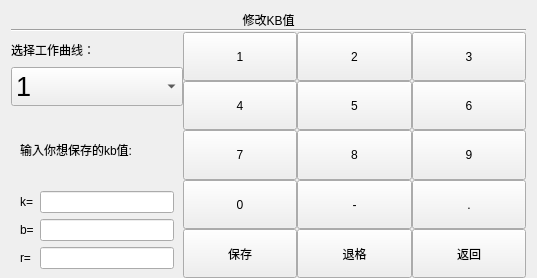
<?xml version="1.0" encoding="UTF-8"?>
<ui version="4.0">
 <class>modify_kb_value</class>
 <widget class="QWidget" name="modify_kb_value">
  <property name="geometry">
   <rect>
    <x>0</x>
    <y>0</y>
    <width>537</width>
    <height>278</height>
   </rect>
  </property>
  <property name="windowTitle">
   <string>Form</string>
  </property>
  <layout class="QGridLayout" name="gridLayout_4">
   <property name="bottomMargin">
    <number>0</number>
   </property>
   <item row="0" column="0">
    <layout class="QVBoxLayout" name="verticalLayout_3" stretch="0,0,1,0">
     <property name="spacing">
      <number>0</number>
     </property>
     <item>
      <widget class="QLabel" name="label">
       <property name="sizePolicy">
        <sizepolicy hsizetype="Preferred" vsizetype="Maximum">
         <horstretch>0</horstretch>
         <verstretch>0</verstretch>
        </sizepolicy>
       </property>
       <property name="text">
        <string>修改KB值</string>
       </property>
       <property name="alignment">
        <set>Qt::AlignCenter</set>
       </property>
      </widget>
     </item>
     <item>
      <widget class="Line" name="line">
       <property name="orientation">
        <enum>Qt::Horizontal</enum>
       </property>
      </widget>
     </item>
     <item>
      <layout class="QHBoxLayout" name="horizontalLayout_2" stretch="1,2">
       <item>
        <layout class="QVBoxLayout" name="verticalLayout_2" stretch="1,1,5">
         <item>
          <widget class="QLabel" name="label_2">
           <property name="sizePolicy">
            <sizepolicy hsizetype="Minimum" vsizetype="Minimum">
             <horstretch>0</horstretch>
             <verstretch>0</verstretch>
            </sizepolicy>
           </property>
           <property name="text">
            <string>选择工作曲线：</string>
           </property>
          </widget>
         </item>
         <item>
          <widget class="QComboBox" name="comboBox">
           <property name="enabled">
            <bool>true</bool>
           </property>
           <property name="sizePolicy">
            <sizepolicy hsizetype="Minimum" vsizetype="Minimum">
             <horstretch>0</horstretch>
             <verstretch>0</verstretch>
            </sizepolicy>
           </property>
           <property name="font">
            <font>
             <pointsize>20</pointsize>
            </font>
           </property>
           <property name="iconSize">
            <size>
             <width>16</width>
             <height>16</height>
            </size>
           </property>
           <item>
            <property name="text">
             <string>1</string>
            </property>
           </item>
           <item>
            <property name="text">
             <string>2</string>
            </property>
           </item>
           <item>
            <property name="text">
             <string>3</string>
            </property>
           </item>
           <item>
            <property name="text">
             <string>4</string>
            </property>
           </item>
           <item>
            <property name="text">
             <string>5</string>
            </property>
           </item>
           <item>
            <property name="text">
             <string>6</string>
            </property>
           </item>
           <item>
            <property name="text">
             <string>7</string>
            </property>
           </item>
           <item>
            <property name="text">
             <string>8</string>
            </property>
           </item>
           <item>
            <property name="text">
             <string>9</string>
            </property>
           </item>
          </widget>
         </item>
         <item>
          <widget class="QWidget" name="widget_kba_display" native="true">
           <layout class="QGridLayout" name="gridLayout_3">
            <item row="0" column="0">
             <layout class="QVBoxLayout" name="verticalLayout">
              <item>
               <widget class="QLabel" name="label_3">
                <property name="sizePolicy">
                 <sizepolicy hsizetype="Minimum" vsizetype="Minimum">
                  <horstretch>0</horstretch>
                  <verstretch>0</verstretch>
                 </sizepolicy>
                </property>
                <property name="text">
                 <string>输入你想保存的kb值:</string>
                </property>
               </widget>
              </item>
              <item>
               <layout class="QGridLayout" name="gridLayout_2">
                <item row="0" column="0">
                 <widget class="QLabel" name="label_k_a0">
                  <property name="sizePolicy">
                   <sizepolicy hsizetype="Maximum" vsizetype="Preferred">
                    <horstretch>0</horstretch>
                    <verstretch>0</verstretch>
                   </sizepolicy>
                  </property>
                  <property name="text">
                   <string>k=</string>
                  </property>
                 </widget>
                </item>
                <item row="0" column="1">
                 <widget class="QLineEdit" name="lineEdit_ka0">
                  <property name="sizePolicy">
                   <sizepolicy hsizetype="Minimum" vsizetype="Minimum">
                    <horstretch>0</horstretch>
                    <verstretch>0</verstretch>
                   </sizepolicy>
                  </property>
                 </widget>
                </item>
                <item row="1" column="0">
                 <widget class="QLabel" name="label_b_a1">
                  <property name="sizePolicy">
                   <sizepolicy hsizetype="Maximum" vsizetype="Preferred">
                    <horstretch>0</horstretch>
                    <verstretch>0</verstretch>
                   </sizepolicy>
                  </property>
                  <property name="text">
                   <string>b=</string>
                  </property>
                 </widget>
                </item>
                <item row="1" column="1">
                 <widget class="QLineEdit" name="lineEdit_ba1">
                  <property name="sizePolicy">
                   <sizepolicy hsizetype="Minimum" vsizetype="Minimum">
                    <horstretch>0</horstretch>
                    <verstretch>0</verstretch>
                   </sizepolicy>
                  </property>
                 </widget>
                </item>
                <item row="2" column="0">
                 <widget class="QLabel" name="label_a2">
                  <property name="text">
                   <string>r=</string>
                  </property>
                 </widget>
                </item>
                <item row="2" column="1">
                 <widget class="QLineEdit" name="lineEdit_a2">
                  <property name="sizePolicy">
                   <sizepolicy hsizetype="Minimum" vsizetype="Minimum">
                    <horstretch>0</horstretch>
                    <verstretch>0</verstretch>
                   </sizepolicy>
                  </property>
                 </widget>
                </item>
               </layout>
              </item>
             </layout>
            </item>
           </layout>
          </widget>
         </item>
        </layout>
       </item>
       <item>
        <layout class="QGridLayout" name="gridLayout">
         <property name="spacing">
          <number>0</number>
         </property>
         <item row="0" column="2">
          <widget class="QPushButton" name="b_3">
           <property name="sizePolicy">
            <sizepolicy hsizetype="Minimum" vsizetype="Minimum">
             <horstretch>0</horstretch>
             <verstretch>0</verstretch>
            </sizepolicy>
           </property>
           <property name="text">
            <string>3</string>
           </property>
          </widget>
         </item>
         <item row="1" column="0">
          <widget class="QPushButton" name="b_4">
           <property name="sizePolicy">
            <sizepolicy hsizetype="Minimum" vsizetype="Minimum">
             <horstretch>0</horstretch>
             <verstretch>0</verstretch>
            </sizepolicy>
           </property>
           <property name="text">
            <string>4</string>
           </property>
          </widget>
         </item>
         <item row="1" column="1">
          <widget class="QPushButton" name="b_5">
           <property name="sizePolicy">
            <sizepolicy hsizetype="Minimum" vsizetype="Minimum">
             <horstretch>0</horstretch>
             <verstretch>0</verstretch>
            </sizepolicy>
           </property>
           <property name="text">
            <string>5</string>
           </property>
          </widget>
         </item>
         <item row="0" column="0">
          <widget class="QPushButton" name="b_1">
           <property name="sizePolicy">
            <sizepolicy hsizetype="Minimum" vsizetype="Minimum">
             <horstretch>0</horstretch>
             <verstretch>0</verstretch>
            </sizepolicy>
           </property>
           <property name="text">
            <string>1</string>
           </property>
          </widget>
         </item>
         <item row="0" column="1">
          <widget class="QPushButton" name="b_2">
           <property name="sizePolicy">
            <sizepolicy hsizetype="Minimum" vsizetype="Minimum">
             <horstretch>0</horstretch>
             <verstretch>0</verstretch>
            </sizepolicy>
           </property>
           <property name="text">
            <string>2</string>
           </property>
          </widget>
         </item>
         <item row="1" column="2">
          <widget class="QPushButton" name="b_6">
           <property name="sizePolicy">
            <sizepolicy hsizetype="Minimum" vsizetype="Minimum">
             <horstretch>0</horstretch>
             <verstretch>0</verstretch>
            </sizepolicy>
           </property>
           <property name="text">
            <string>6</string>
           </property>
          </widget>
         </item>
         <item row="2" column="0">
          <widget class="QPushButton" name="b_7">
           <property name="sizePolicy">
            <sizepolicy hsizetype="Minimum" vsizetype="Minimum">
             <horstretch>0</horstretch>
             <verstretch>0</verstretch>
            </sizepolicy>
           </property>
           <property name="text">
            <string>7</string>
           </property>
          </widget>
         </item>
         <item row="2" column="2">
          <widget class="QPushButton" name="b_9">
           <property name="sizePolicy">
            <sizepolicy hsizetype="Minimum" vsizetype="Minimum">
             <horstretch>0</horstretch>
             <verstretch>0</verstretch>
            </sizepolicy>
           </property>
           <property name="text">
            <string>9</string>
           </property>
          </widget>
         </item>
         <item row="3" column="2">
          <widget class="QPushButton" name="b_point">
           <property name="sizePolicy">
            <sizepolicy hsizetype="Minimum" vsizetype="Minimum">
             <horstretch>0</horstretch>
             <verstretch>0</verstretch>
            </sizepolicy>
           </property>
           <property name="text">
            <string>.</string>
           </property>
          </widget>
         </item>
         <item row="3" column="0">
          <widget class="QPushButton" name="b_0">
           <property name="sizePolicy">
            <sizepolicy hsizetype="Minimum" vsizetype="Minimum">
             <horstretch>0</horstretch>
             <verstretch>0</verstretch>
            </sizepolicy>
           </property>
           <property name="text">
            <string>0</string>
           </property>
          </widget>
         </item>
         <item row="4" column="0">
          <widget class="QPushButton" name="b_sure">
           <property name="sizePolicy">
            <sizepolicy hsizetype="Minimum" vsizetype="Minimum">
             <horstretch>0</horstretch>
             <verstretch>0</verstretch>
            </sizepolicy>
           </property>
           <property name="text">
            <string>保存</string>
           </property>
          </widget>
         </item>
         <item row="3" column="1">
          <widget class="QPushButton" name="b_negative">
           <property name="sizePolicy">
            <sizepolicy hsizetype="Minimum" vsizetype="Minimum">
             <horstretch>0</horstretch>
             <verstretch>0</verstretch>
            </sizepolicy>
           </property>
           <property name="text">
            <string>-</string>
           </property>
          </widget>
         </item>
         <item row="4" column="1">
          <widget class="QPushButton" name="b_backspace">
           <property name="sizePolicy">
            <sizepolicy hsizetype="Minimum" vsizetype="Minimum">
             <horstretch>0</horstretch>
             <verstretch>0</verstretch>
            </sizepolicy>
           </property>
           <property name="text">
            <string>退格</string>
           </property>
          </widget>
         </item>
         <item row="4" column="2">
          <widget class="QPushButton" name="b_abandon">
           <property name="sizePolicy">
            <sizepolicy hsizetype="Minimum" vsizetype="Minimum">
             <horstretch>0</horstretch>
             <verstretch>0</verstretch>
            </sizepolicy>
           </property>
           <property name="text">
            <string>返回</string>
           </property>
          </widget>
         </item>
         <item row="2" column="1">
          <widget class="QPushButton" name="b_8">
           <property name="sizePolicy">
            <sizepolicy hsizetype="Minimum" vsizetype="Minimum">
             <horstretch>0</horstretch>
             <verstretch>0</verstretch>
            </sizepolicy>
           </property>
           <property name="text">
            <string>8</string>
           </property>
          </widget>
         </item>
        </layout>
       </item>
      </layout>
     </item>
     <item>
      <layout class="QHBoxLayout" name="horizontalLayout">
       <item>
        <widget class="issample" name="widget" native="true"/>
       </item>
       <item>
        <widget class="ispreheat" name="widget_2" native="true"/>
       </item>
       <item>
        <widget class="date_widget" name="widget_3" native="true"/>
       </item>
      </layout>
     </item>
    </layout>
   </item>
  </layout>
 </widget>
 <customwidgets>
  <customwidget>
   <class>date_widget</class>
   <extends>QWidget</extends>
   <header>date_widget.h</header>
   <container>1</container>
  </customwidget>
  <customwidget>
   <class>issample</class>
   <extends>QWidget</extends>
   <header>issample.h</header>
   <container>1</container>
  </customwidget>
  <customwidget>
   <class>ispreheat</class>
   <extends>QWidget</extends>
   <header>ispreheat.h</header>
   <container>1</container>
  </customwidget>
 </customwidgets>
 <resources/>
 <connections/>
</ui>
